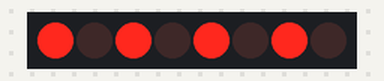
The sketch below on a simulated Arduino Uno, built with avr-gcc and run on an emulated ATmega328P. On the bench: 8 shift-register outputs drawn as a row of LEDs (first output left, lit = HIGH). Wiring (inferred from the names in the program): shift register (74HC595): data pin 4; shift clock pin 2; latch pin 3. Wiring (inferred from the signals the program sends): row of LEDs: on Q0, Q1, Q2, Q3, Q4, Q5, Q6, Q7.

Above: at 0.2 s.
At 1.7 s:
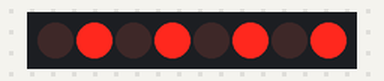
Timing chart, 0 to 3.0 s (numbered marks = the images above):
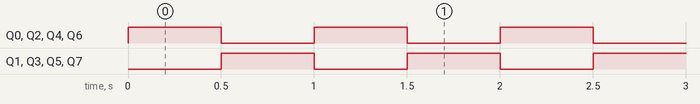

Measured:
- by itself, Q0–7: alternates HIGH for 0.50 s and LOW for 0.50 s

The sketch:

ShiftRegister_3.ino
```cpp
int clockPin = 2; // SH_CP
int latchPin = 3; // ST_CP
int dataPin = 4;  // DS

void setup() {
  pinMode(latchPin, OUTPUT);
  pinMode(clockPin, OUTPUT);
  pinMode(dataPin, OUTPUT);
}

void loop() {
  ShiftRegister(0B01010101);
  delay(500);

  ShiftRegister(0B10101010);
  delay(500);
}

void ShiftRegister(byte Values) {
  digitalWrite(latchPin, LOW);
  shiftOut(dataPin, clockPin, MSBFIRST, Values);
  digitalWrite(latchPin, HIGH);
}
```
